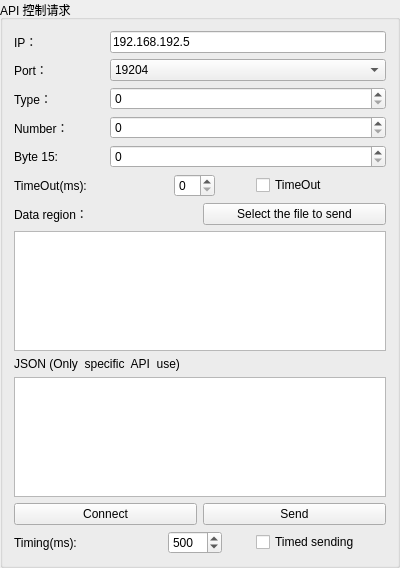
           <widget class="QGroupBox" name="groupBox_14">
            <property name="sizePolicy">
             <sizepolicy hsizetype="Preferred" vsizetype="Preferred">
              <horstretch>0</horstretch>
              <verstretch>0</verstretch>
             </sizepolicy>
            </property>
            <property name="maximumSize">
             <size>
              <width>400</width>
              <height>16777215</height>
             </size>
            </property>
            <property name="title">
             <string>API 控制请求</string>
            </property>
            <layout class="QVBoxLayout" name="verticalLayout_14">
             <item>
              <layout class="QVBoxLayout" name="verticalLayout_15">
               <item>
                <layout class="QHBoxLayout" name="horizontalLayout_56">
                 <item>
                  <widget class="QLabel" name="label_47">
                   <property name="sizePolicy">
                    <sizepolicy hsizetype="Minimum" vsizetype="Preferred">
                     <horstretch>0</horstretch>
                     <verstretch>0</verstretch>
                    </sizepolicy>
                   </property>
                   <property name="minimumSize">
                    <size>
                     <width>90</width>
                     <height>0</height>
                    </size>
                   </property>
                   <property name="maximumSize">
                    <size>
                     <width>90</width>
                     <height>16777215</height>
                    </size>
                   </property>
                   <property name="text">
                    <string>IP：</string>
                   </property>
                  </widget>
                 </item>
                 <item>
                  <widget class="QLineEdit" name="lineEdit_2">
                   <property name="sizePolicy">
                    <sizepolicy hsizetype="Preferred" vsizetype="Fixed">
                     <horstretch>0</horstretch>
                     <verstretch>0</verstretch>
                    </sizepolicy>
                   </property>
                   <property name="text">
                    <string>192.168.192.5</string>
                   </property>
                  </widget>
                 </item>
                </layout>
               </item>
               <item>
                <layout class="QHBoxLayout" name="horizontalLayout_57">
                 <item>
                  <widget class="QLabel" name="label_48">
                   <property name="sizePolicy">
                    <sizepolicy hsizetype="Minimum" vsizetype="Preferred">
                     <horstretch>0</horstretch>
                     <verstretch>0</verstretch>
                    </sizepolicy>
                   </property>
                   <property name="minimumSize">
                    <size>
                     <width>90</width>
                     <height>0</height>
                    </size>
                   </property>
                   <property name="maximumSize">
                    <size>
                     <width>90</width>
                     <height>16777215</height>
                    </size>
                   </property>
                   <property name="text">
                    <string>Port：</string>
                   </property>
                  </widget>
                 </item>
                 <item>
                  <widget class="QComboBox" name="comboBox_2">
                   <item>
                    <property name="text">
                     <string>19204</string>
                    </property>
                   </item>
                   <item>
                    <property name="text">
                     <string>19205</string>
                    </property>
                   </item>
                   <item>
                    <property name="text">
                     <string>19206</string>
                    </property>
                   </item>
                  </widget>
                 </item>
                </layout>
               </item>
               <item>
                <layout class="QHBoxLayout" name="horizontalLayout_58">
                 <item>
                  <widget class="QLabel" name="label_49">
                   <property name="sizePolicy">
                    <sizepolicy hsizetype="Minimum" vsizetype="Preferred">
                     <horstretch>0</horstretch>
                     <verstretch>0</verstretch>
                    </sizepolicy>
                   </property>
                   <property name="minimumSize">
                    <size>
                     <width>90</width>
                     <height>0</height>
                    </size>
                   </property>
                   <property name="maximumSize">
                    <size>
                     <width>90</width>
                     <height>16777215</height>
                    </size>
                   </property>
                   <property name="text">
                    <string>Type：</string>
                   </property>
                  </widget>
                 </item>
                 <item>
                  <widget class="QSpinBox" name="spinBox_6"/>
                 </item>
                </layout>
               </item>
               <item>
                <layout class="QHBoxLayout" name="horizontalLayout_59">
                 <item>
                  <widget class="QLabel" name="label_51">
                   <property name="sizePolicy">
                    <sizepolicy hsizetype="Minimum" vsizetype="Preferred">
                     <horstretch>0</horstretch>
                     <verstretch>0</verstretch>
                    </sizepolicy>
                   </property>
                   <property name="minimumSize">
                    <size>
                     <width>90</width>
                     <height>0</height>
                    </size>
                   </property>
                   <property name="maximumSize">
                    <size>
                     <width>90</width>
                     <height>16777215</height>
                    </size>
                   </property>
                   <property name="text">
                    <string>Number：</string>
                   </property>
                  </widget>
                 </item>
                 <item>
                  <widget class="QSpinBox" name="spinBox_7">
                   <property name="minimum">
                    <number>0</number>
                   </property>
                   <property name="stepType">
                    <enum>QAbstractSpinBox::StepType::DefaultStepType</enum>
                   </property>
                   <property name="value">
                    <number>0</number>
                   </property>
                  </widget>
                 </item>
                </layout>
               </item>
               <item>
                <layout class="QHBoxLayout" name="horizontalLayout_60">
                 <item>
                  <widget class="QLabel" name="label_52">
                   <property name="sizePolicy">
                    <sizepolicy hsizetype="Minimum" vsizetype="Preferred">
                     <horstretch>0</horstretch>
                     <verstretch>0</verstretch>
                    </sizepolicy>
                   </property>
                   <property name="minimumSize">
                    <size>
                     <width>90</width>
                     <height>0</height>
                    </size>
                   </property>
                   <property name="maximumSize">
                    <size>
                     <width>90</width>
                     <height>16777215</height>
                    </size>
                   </property>
                   <property name="text">
                    <string>Byte 15:</string>
                   </property>
                  </widget>
                 </item>
                 <item>
                  <widget class="QSpinBox" name="spinBox_8"/>
                 </item>
                </layout>
               </item>
               <item>
                <layout class="QHBoxLayout" name="horizontalLayout_61">
                 <item>
                  <layout class="QHBoxLayout" name="horizontalLayout_62">
                   <item>
                    <widget class="QLabel" name="label_53">
                     <property name="sizePolicy">
                      <sizepolicy hsizetype="Minimum" vsizetype="Preferred">
                       <horstretch>0</horstretch>
                       <verstretch>0</verstretch>
                      </sizepolicy>
                     </property>
                     <property name="minimumSize">
                      <size>
                       <width>120</width>
                       <height>0</height>
                      </size>
                     </property>
                     <property name="maximumSize">
                      <size>
                       <width>120</width>
                       <height>16777215</height>
                      </size>
                     </property>
                     <property name="text">
                      <string>TimeOut(ms):</string>
                     </property>
                    </widget>
                   </item>
                   <item>
                    <spacer name="horizontalSpacer_4">
                     <property name="orientation">
                      <enum>Qt::Orientation::Horizontal</enum>
                     </property>
                     <property name="sizeType">
                      <enum>QSizePolicy::Policy::Maximum</enum>
                     </property>
                     <property name="sizeHint" stdset="0">
                      <size>
                       <width>50</width>
                       <height>20</height>
                      </size>
                     </property>
                    </spacer>
                   </item>
                   <item>
                    <widget class="QSpinBox" name="spinBox_9"/>
                   </item>
                   <item>
                    <spacer name="horizontalSpacer_5">
                     <property name="orientation">
                      <enum>Qt::Orientation::Horizontal</enum>
                     </property>
                     <property name="sizeType">
                      <enum>QSizePolicy::Policy::Maximum</enum>
                     </property>
                     <property name="sizeHint" stdset="0">
                      <size>
                       <width>50</width>
                       <height>20</height>
                      </size>
                     </property>
                    </spacer>
                   </item>
                  </layout>
                 </item>
                 <item>
                  <widget class="QCheckBox" name="checkBox_2">
                   <property name="sizePolicy">
                    <sizepolicy hsizetype="Minimum" vsizetype="Fixed">
                     <horstretch>0</horstretch>
                     <verstretch>0</verstretch>
                    </sizepolicy>
                   </property>
                   <property name="minimumSize">
                    <size>
                     <width>130</width>
                     <height>0</height>
                    </size>
                   </property>
                   <property name="maximumSize">
                    <size>
                     <width>100</width>
                     <height>16777215</height>
                    </size>
                   </property>
                   <property name="text">
                    <string>TimeOut</string>
                   </property>
                  </widget>
                 </item>
                </layout>
               </item>
              </layout>
             </item>
             <item>
              <layout class="QHBoxLayout" name="horizontalLayout_65">
               <item>
                <widget class="QLabel" name="label_54">
                 <property name="text">
                  <string>Data region：</string>
                 </property>
                </widget>
               </item>
               <item>
                <widget class="QPushButton" name="pushButton_8">
                 <property name="text">
                  <string>Select the file to send</string>
                 </property>
                </widget>
               </item>
              </layout>
             </item>
             <item>
              <widget class="QTextEdit" name="textEdit_2">
               <property name="sizePolicy">
                <sizepolicy hsizetype="Expanding" vsizetype="Maximum">
                 <horstretch>0</horstretch>
                 <verstretch>0</verstretch>
                </sizepolicy>
               </property>
               <property name="minimumSize">
                <size>
                 <width>0</width>
                 <height>10</height>
                </size>
               </property>
               <property name="maximumSize">
                <size>
                 <width>16777215</width>
                 <height>120</height>
                </size>
               </property>
              </widget>
             </item>
             <item>
              <widget class="QLabel" name="label_55">
               <property name="text">
                <string>JSON (Only  specific  API  use)</string>
               </property>
              </widget>
             </item>
             <item>
              <widget class="QTextEdit" name="textEdit_5">
               <property name="sizePolicy">
                <sizepolicy hsizetype="Expanding" vsizetype="Maximum">
                 <horstretch>0</horstretch>
                 <verstretch>0</verstretch>
                </sizepolicy>
               </property>
               <property name="maximumSize">
                <size>
                 <width>16777215</width>
                 <height>120</height>
                </size>
               </property>
              </widget>
             </item>
             <item>
              <layout class="QHBoxLayout" name="horizontalLayout_66">
               <item>
                <widget class="QPushButton" name="pushButton_9">
                 <property name="text">
                  <string>Connect</string>
                 </property>
                </widget>
               </item>
               <item>
                <widget class="QPushButton" name="pushButton_10">
                 <property name="text">
                  <string>Send</string>
                 </property>
                </widget>
               </item>
              </layout>
             </item>
             <item>
              <layout class="QHBoxLayout" name="horizontalLayout_67">
               <item>
                <layout class="QHBoxLayout" name="horizontalLayout_68">
                 <item>
                  <widget class="QLabel" name="label_56">
                   <property name="sizePolicy">
                    <sizepolicy hsizetype="Minimum" vsizetype="Preferred">
                     <horstretch>0</horstretch>
                     <verstretch>0</verstretch>
                    </sizepolicy>
                   </property>
                   <property name="minimumSize">
                    <size>
                     <width>120</width>
                     <height>0</height>
                    </size>
                   </property>
                   <property name="maximumSize">
                    <size>
                     <width>120</width>
                     <height>16777215</height>
                    </size>
                   </property>
                   <property name="text">
                    <string>Timing(ms):</string>
                   </property>
                  </widget>
                 </item>
                 <item>
                  <spacer name="horizontalSpacer_8">
                   <property name="orientation">
                    <enum>Qt::Orientation::Horizontal</enum>
                   </property>
                   <property name="sizeType">
                    <enum>QSizePolicy::Policy::Maximum</enum>
                   </property>
                   <property name="sizeHint" stdset="0">
                    <size>
                     <width>50</width>
                     <height>20</height>
                    </size>
                   </property>
                  </spacer>
                 </item>
                 <item>
                  <widget class="QSpinBox" name="spinBox_11">
                   <property name="maximum">
                    <number>2000</number>
                   </property>
                   <property name="value">
                    <number>500</number>
                   </property>
                  </widget>
                 </item>
                 <item>
                  <spacer name="horizontalSpacer_9">
                   <property name="orientation">
                    <enum>Qt::Orientation::Horizontal</enum>
                   </property>
                   <property name="sizeType">
                    <enum>QSizePolicy::Policy::Maximum</enum>
                   </property>
                   <property name="sizeHint" stdset="0">
                    <size>
                     <width>50</width>
                     <height>20</height>
                    </size>
                   </property>
                  </spacer>
                 </item>
                </layout>
               </item>
               <item>
                <widget class="QCheckBox" name="checkBox_4">
                 <property name="sizePolicy">
                  <sizepolicy hsizetype="Minimum" vsizetype="Fixed">
                   <horstretch>0</horstretch>
                   <verstretch>0</verstretch>
                  </sizepolicy>
                 </property>
                 <property name="minimumSize">
                  <size>
                   <width>130</width>
                   <height>0</height>
                  </size>
                 </property>
                 <property name="maximumSize">
                  <size>
                   <width>100</width>
                   <height>16777215</height>
                  </size>
                 </property>
                 <property name="text">
                  <string>Timed sending</string>
                 </property>
                </widget>
               </item>
              </layout>
             </item>
            </layout>
           </widget>
